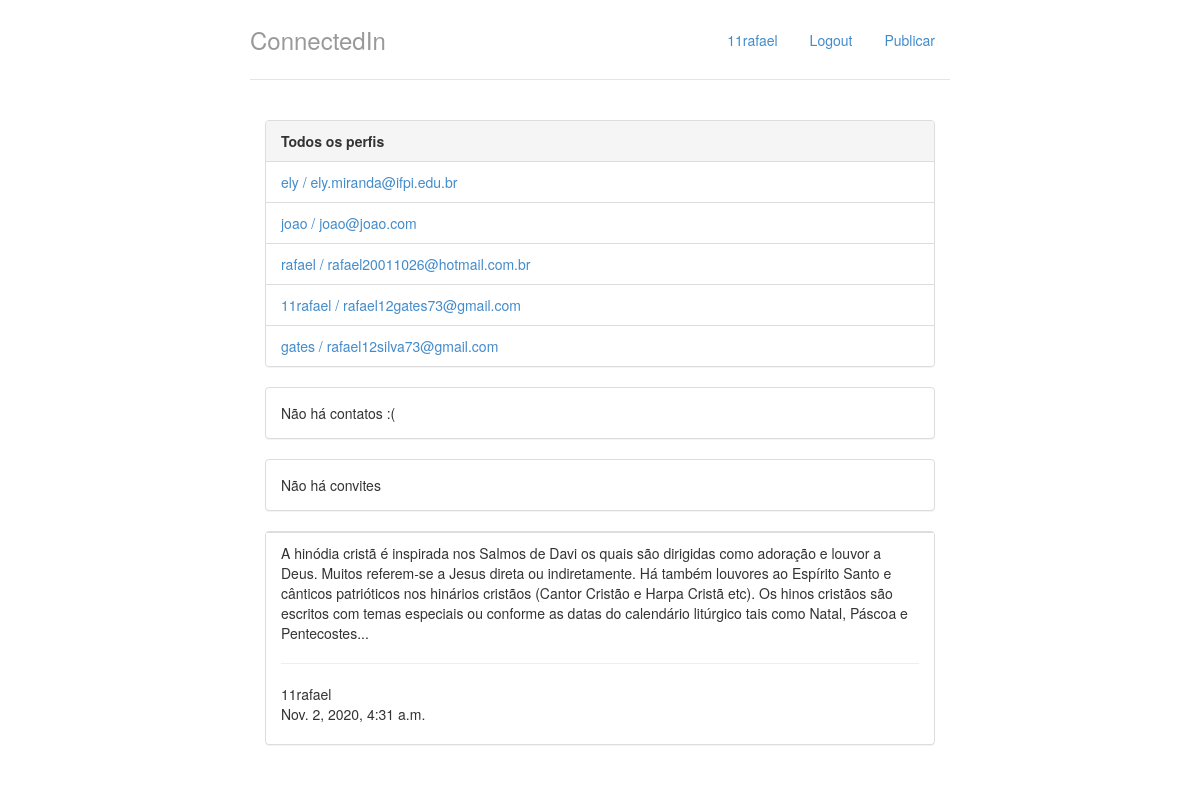
Screenshot of / (signed in) with the database file from the repository.
### perfis/models.py (models this page shows, shortened)
class Perfil(models.Model):
    nome = models.CharField(max_length=255, null=False)
    telefone = models.CharField(max_length=15, null= False)
    nome_empresa = models.CharField(max_length=255, null=False)
    contatos = models.ManyToManyField('Perfil')
    usuario = models.OneToOneField(User, related_name = 'perfil', on_delete = models.CASCADE)
    criado_em = models.DateTimeField(auto_now_add=True)
    atualizado_em = models.DateTimeField(auto_now=True)
    @property
    def email(self):
        return self.usuario.email
    def __str__(self):
        return self.nome

### timeline/models.py (models this page shows)
class Publicacao(models.Model):
    postagem = models.TextField()
    usuario = models.ForeignKey(Perfil,on_delete=models.CASCADE,related_name='perfis_pub')
    data_publicacao = models.DateTimeField(auto_now=True)
    class Meta:
        ordering = ['-data_publicacao']

### perfis/views.py (the view)
# urls.py: path('', views.index,name='index'),
@login_required
def index(request):
    return render(request, 'index.html', {'perfis': Perfil.objects.all(),
                                          'perfil_logado': get_perfil_logado(request),
                                          'postagens': list_publicacao(get_perfil_logado(request))})

### perfis/views.py (called while the page is built)
def get_perfil_logado(request):
    return request.user.perfil

def list_publicacao(perfil_logado):
    all_pub = Publicacao.objects.all()
    cont = perfil_logado.contatos.all()
    postagens = []
    for postagem in all_pub:
        if (postagem.usuario == perfil_logado):
            postagens.append(postagem)
        for contato in cont:
            if (postagem.usuario.id == contato.id):
                postagens.append(postagem)
    return postagens

### perfis/templates/index.html
{% extends 'base.html' %}
{% block body %}
<div class="col-lg-12">
	<div class="panel panel-default">
		<div class="panel-heading">
			<strong>Todos os perfis</strong>
		</div>
		{% if perfis %}
		<ul class="list-group">
			{% for perfil in perfis %}
				<li class="list-group-item">
					<a href = "{% url 'exibir' perfil.id %}">	{{ perfil.nome }} / {{ perfil.email }}
					</a>
				</li>
			{% endfor %}
		{% else %}
			<p>Não há perfis cadastrados</p>
		{% endif %}
		</ul>
	</div>
    <div class="panel panel-default">
        {% with total=perfil_logado.contatos.count %}
            {% if total %}
                <div class="panel-heading">
                    <strong> {{ total }}
                        Contato{{ total|pluralize }}
                    </strong>
                </div>
                <ul class="list-group">
                    {% for perfil in perfil_logado.contatos.all %}
                        <li class = "list-group-item">
                            <a href = "{% url 'exibir' perfil.id %}">
                                {{ perfil }}
                            </a>
                            <a class="pull-right" href="{% url 'desfazer' perfil.id %}">
                                desfazer amizade
                            </a>
                        </li>
                    {% endfor %}
                </ul>
            {% else %}
                <div class="panel-body">
                    Não há contatos :(
                </div>
            {% endif %}
        {% endwith %}
    </div>
    <div class="panel panel-default">
        {% with total=perfil_logado.convites_recebidos.count %}
            {% if total %}
                <div class="panel-heading">
                    <strong> {{ total }}
                    Convite{{ total|pluralize }} aguardando aprovação</strong>
                </div>
                <ul class="list-group">
                    {% for convite in perfil_logado.convites_recebidos.all %}
                        <li class = "list-group-item">
                           <ul class = "list-inline">
                                <li class = "list-inline-item">
                                    <a href = "{% url 'exibir' convite.solicitante.id %}">
                                        {{convite.solicitante.nome}}
                                    </a>
                                </li>
                                <li class = "list-inline-item pull-right">
                                    <a href = "{% url 'recusar' convite.id %}">recusar</a>
                                </li>
                                <li class = "list-inline-item pull-right">
                                    <a href = "{% url 'aceitar' convite.id %}">aceitar</a>
                                </li>
                        </li>
                    {% endfor %}
                </ul>
            {% else %}
                <div class="panel-body">
                    Não há convites
                </div>
            {% endif %}
        {% endwith %}
    </div>
        <div class="panel panel-default">
            <ul class="list-group">
                {% for postagem in postagens %}
                    <li class = "list-group-item">
                        {{ postagem.postagem }}
                        <hr />
                        {{postagem.usuario}}   <p>{{postagem.data_publicacao}}</p>
                    </li>
                    {% endfor %}
            </ul>
        </div>
</div>
{% endblock %}

### perfis/templates/base.html (shortened to what this page needs)
{% load static %}
<!doctype html>
<html lang = "pt-br">
	<head>
		<link rel="stylesheet"
			 href="{% static 'styles/bootstrap.css' %}">
		<link rel="stylesheet"
			 href="{% static 'styles/main.css' %}">
	</head>
	<body>
		<div class="container">
			<div class = "header">
				<ul class = "nav nav-pills pull-right">
					<li><a href = "{% url 'index' %}">{{ perfil_logado.nome }}</a></li>
					<li><a href = "/logout/">Logout</a></li>
					<li><a href = "{% url 'publicar'%}">Publicar</a></li>
				</ul>
				<h3 class = "text-muted">ConnectedIn</h3>
			</div>
			<div class="row content">
				{% block body%}
				{% endblock %}
			</div>
		</div>
	</body>
</html>

### perfis/static/styles/main.css (style rules this page uses)
body { padding-top: 20px; padding-bottom: 20px; }
.header, .content, .footer { padding-left: 15px; padding-right: 15px; }
.header { border-bottom: 1px solid #e5e5e5; }
.header h3 { margin-top: 0; margin-bottom: 0; line-height: 40px; padding-bottom: 19px; }
@media (min-width: 768px) { .container { max-width: 730px; } }
.content { margin: 40px 0; }
@media screen and (min-width: 768px) { .header, .content, .footer { padding-left: 0; padding-right: 0; } }
@media screen and (min-width: 768px) { .header { margin-bottom: 30px; } }

### rows the page displays
Perfil: nome "11rafael", email "rafael12gates73@gmail.com"
Perfil: nome "ely", email "ely.miranda@ifpi.edu.br"
Perfil: nome "joao", email "joao@joao.com"
Perfil: nome "rafael", email "rafael20011026@hotmail.com.br"
Perfil: nome "gates", email "rafael12silva73@gmail.com"
Publicacao: postagem "A hinódia cristã é inspirada nos Salmos de Davi os quais são dirigidas como adoração e louvor a Deus. Muitos referem-se a Jesus direta ou indiretamente. Há também louvores ao Espírito Santo e cânticos patrióticos nos hinários cristãos (Cantor Cristão e Harpa Cristã etc). Os hinos cristãos são escritos com temas especiais ou conforme as datas do calendário litúrgico tais como Natal, Páscoa e Pentecostes...", usuario "11rafael", data_publicacao "Nov. 2, 2020, 4:31 a.m."
